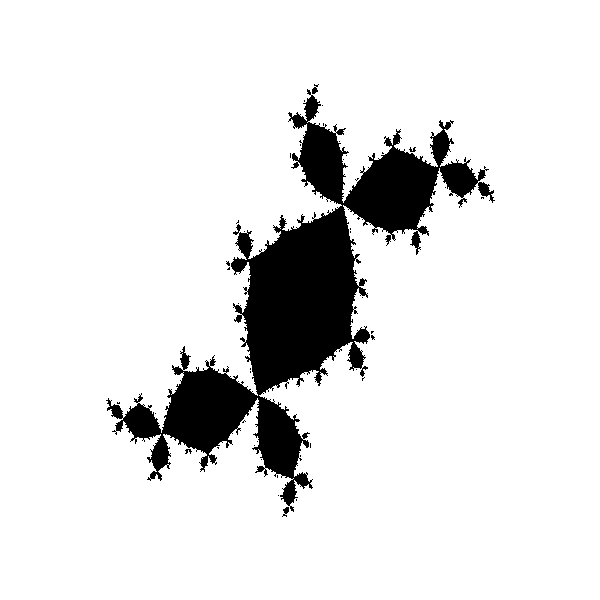

Write the Python code that produced this figure.
import simple_images
import cmath
import math
from numba import jit
import time
import threading

colors = []
color = [255,0,0]
for x in [(0,1,0),(-1,0,0),(0,0,1),(0,-1,0),(1,0,0),(0,0,-1)]:
    DIV=10
    for i in range(DIV):
        color[0] += x[0] * (int(255 // DIV))
        color[1] += x[1] * (int(255 // DIV))
        color[2] += x[2] * (int(255 // DIV))
        colors.append(color.copy())
        print(color)

print(len(colors))
# print(colors)
size = 600


@jit
def julia_set():

    iterations=50

    img = simple_images.bmpDrawing("julius.png",size,size)
    # img = [[(0,0,0) for t1 in range(range_i2-range_i1)] for t2 in range(range_j2-range_j1)]

    for i in range(size):
        print(i)
        for j in range(size):
            x = -2 +(4*i/size)
            y = -1.5 +(3*j/size)
            # print(x,y)

            c = complex(-0.13,0.75)
            # c = complex(0, 1)
            z=complex(x,y)

            iter =0
            while True:
                z = z*z + c
                iter +=1
                if iter>=iterations:
                    break
                if math.sqrt(z.real**2 + z.imag**2)>=2:
                    break


            if math.sqrt(z.real**2 + z.imag**2)<2:
                img.putpixel_3(i,j,0,0,0)
            else:
                img.putpixel_3(i,j,255,255,255)

    return img



start = time.time()
img = julia_set()
end = time.time()
print("run time",end-start)
img.show()
img.save()